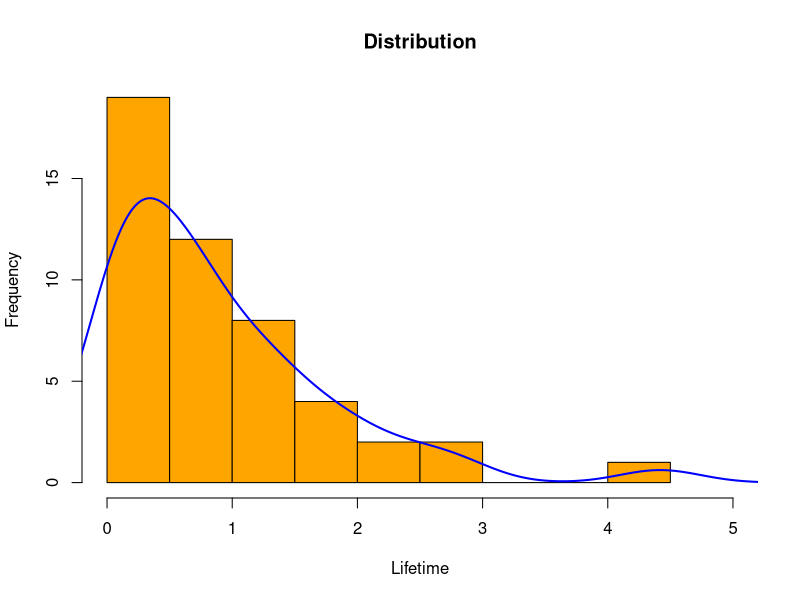
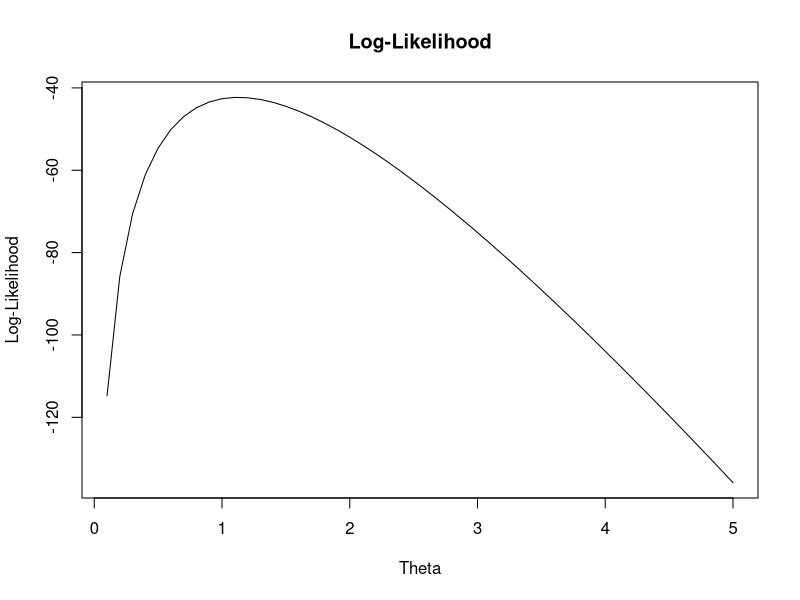
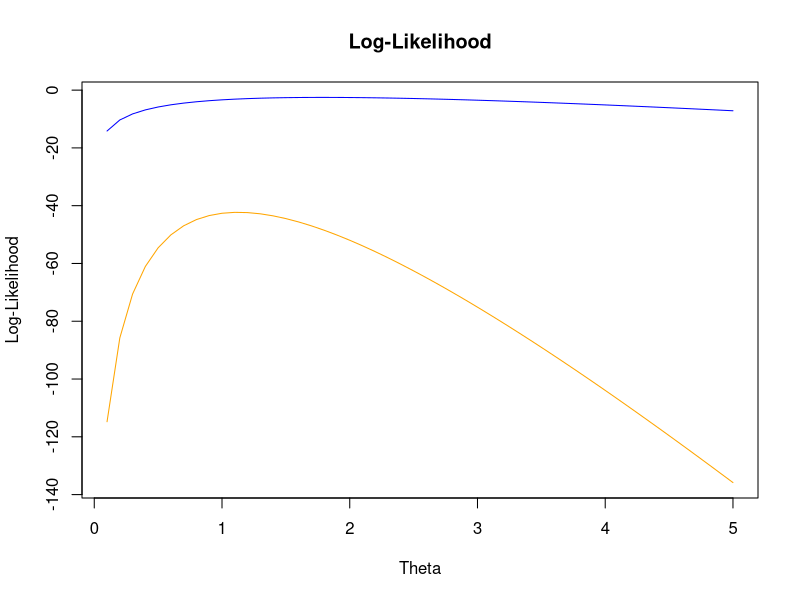
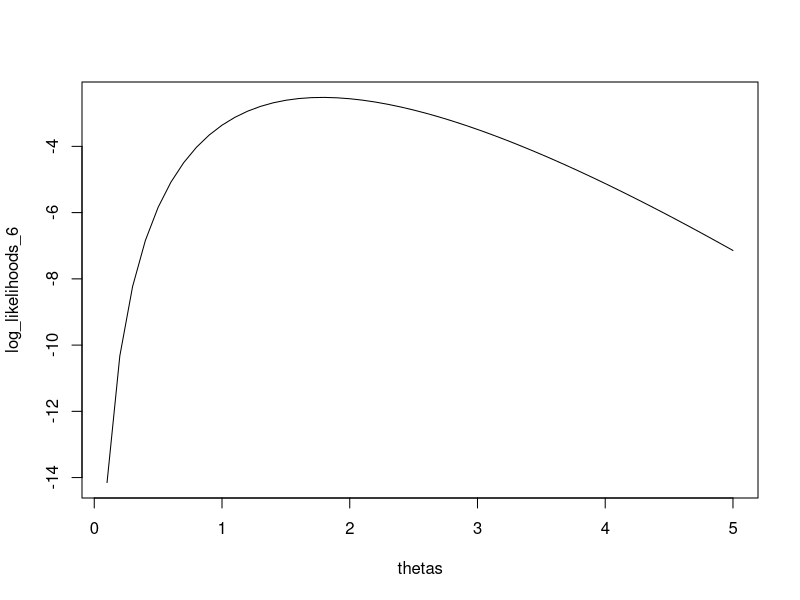
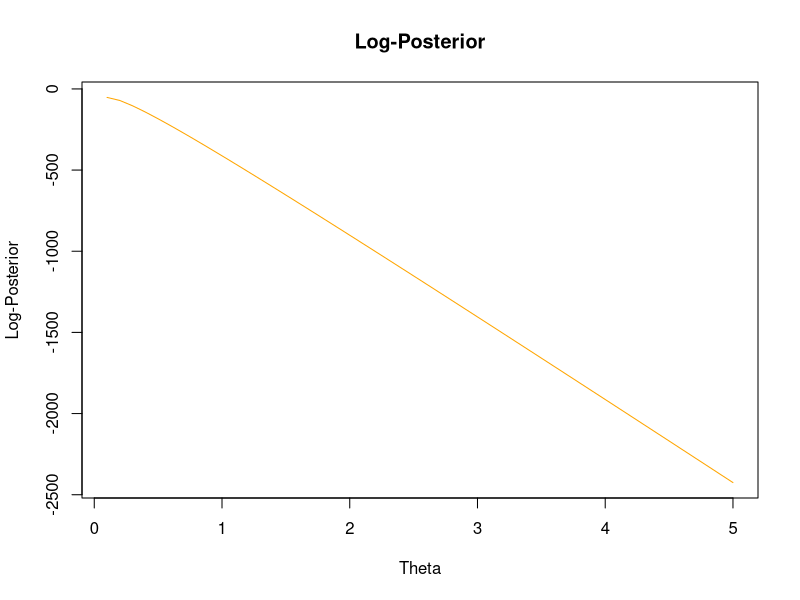
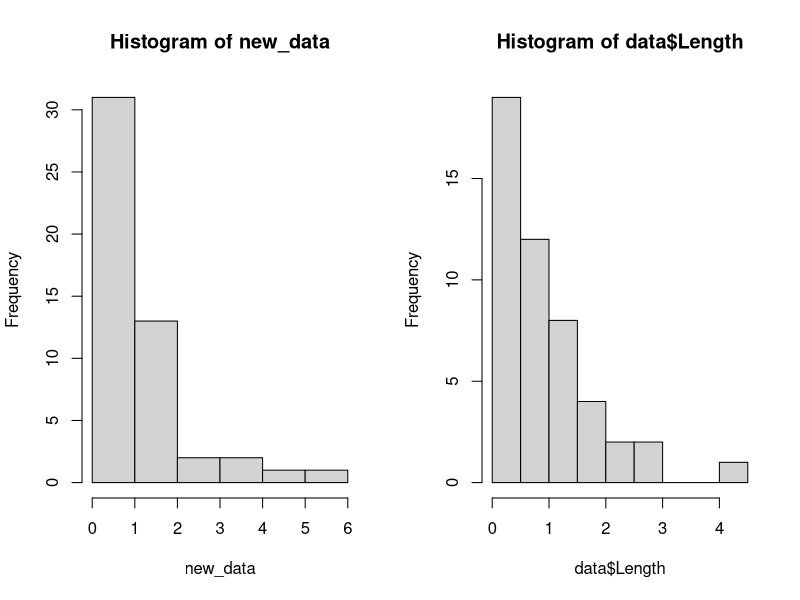

Source code (R) for these figures, in order:
## 1

## ---- assign2-init
data <- read.csv("../data/machines.csv", sep=",", header=TRUE)
## ---- end-of-assign2-init

## 2

## ---- assign2-2-init
length_histogram <- hist(data$Length, plot=FALSE)
multiplier <- length_histogram$counts / length_histogram$density
multiplier <- max(multiplier[which(!is.nan(multiplier))])
length_density <- density(data$Length)
length_density$y <- length_density$y * multiplier

log_likelihood <- function(x, theta) {
    log(theta * exp(-theta * x))
}

thetas <- seq(0.1, 5, by=0.1)

log_likelihoods <- sapply(thetas, function(x) {
    sum(log_likelihood(x=data$Length, theta=x))
})

best_theta <- thetas[which.max(log_likelihoods)]
## ---- end-of-assign2-2-init

## ---- assign2-2-plot-distribution
plot(length_histogram, col="orange", main="Distribution",
     xlab="Lifetime", ylab="Frequency", xlim=c(0, 5))
lines(length_density, col="blue", lwd=2)
## ---- end-of-assign2-2-plot-distribution

## ---- assign2-2-plot-likelihoods
plot(thetas, log_likelihoods, main="Log-Likelihood", xlab="Theta", ylab="Log-Likelihood", type="l")
## ---- end-of-assign2-2-plot-likelihoods

## 3
## ---- assign2-3-init
log_likelihoods_6 <- sapply(thetas, function(x) {
    sum(log_likelihood(x=data$Length[1:6], theta=x))
})

ylim <- c(min(min(log_likelihoods), min(log_likelihoods_6)),
          max(max(log_likelihoods), max(log_likelihoods_6)))
## ---- end-ofassign2-3-init

## ---- assign2-3-plot-likelihoods
plot(thetas, log_likelihoods, col="orange",
     main="Log-Likelihood", xlab="Theta", ylab="Log-Likelihood", type="l", ylim=ylim)
lines(thetas, log_likelihoods_6, col="blue")
## ---- end-of-assign2-3-plot-likelihoods

## ---- assign2-3-plot-likelihoods-6
plot(thetas, log_likelihoods_6, type="l")
## ---- end-of-assign2-3-plot-likelihoods-6

## 4
## ---- assign2-4-init
prior <- function(theta, lambda=10) {
    lambda * exp(-lambda * theta)
}

likelihood <- function(x, theta) {
    theta * exp(-theta * x)
}

log_posterior <- function(x, theta) {
    log(likelihood(x, theta)) +  log(prior(theta))
}

log_posteriors <- sapply(thetas, function(x) {
    sum(log_posterior(x=data$Length, theta=x))
})
## ---- end-of-assign2-4-init

## ---- assign2-4-plot-posteriors
plot(thetas, log_posteriors, col="orange",
     main="Log-Posterior", xlab="Theta", ylab="Log-Posterior", type="l")
## ---- end-of-assign2-4-plot-posteriors

## 5
## ---- assign2-5-init
set.seed(12345)
new_data <- rexp(50, best_theta)
## ---- end-of-assign2-5-init

## ---- assign2-5-plot-distribution
par(mfrow=c(1, 2))
hist(new_data)
hist(data$Length)
## ---- end-of-assign2-5-plot-distribution
